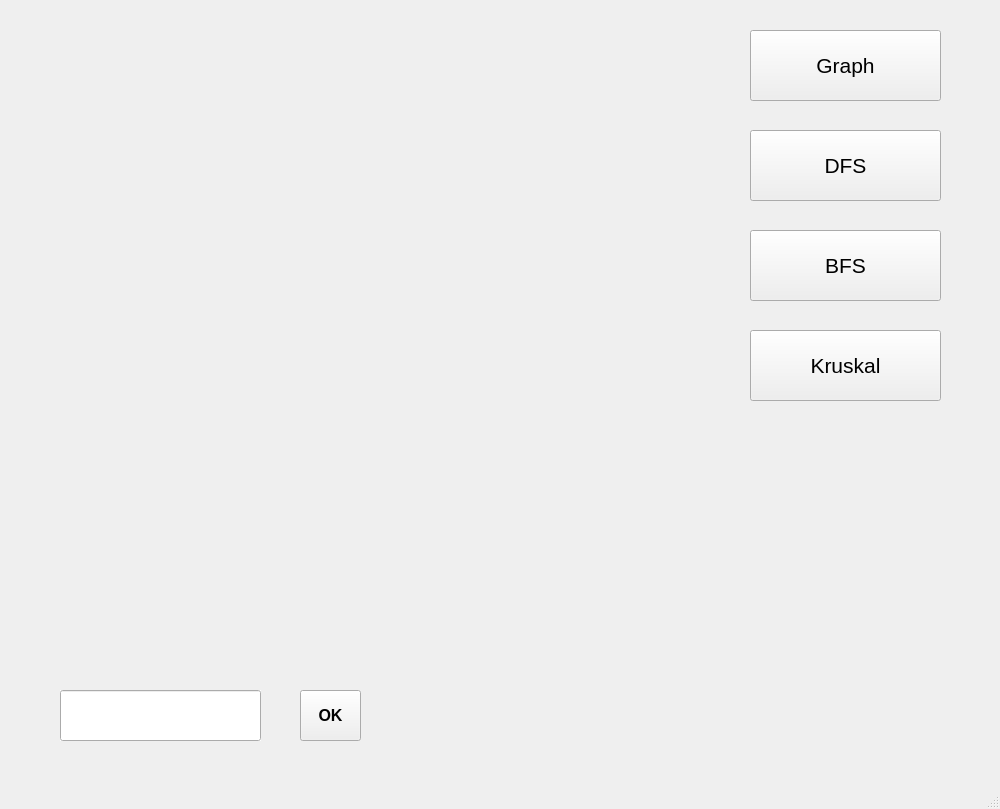
<?xml version="1.0" encoding="UTF-8"?>
<ui version="4.0">
 <class>MainWindow</class>
 <widget class="QMainWindow" name="MainWindow">
  <property name="geometry">
   <rect>
    <x>0</x>
    <y>0</y>
    <width>1000</width>
    <height>809</height>
   </rect>
  </property>
  <property name="windowTitle">
   <string>MainWindow</string>
  </property>
  <widget class="QWidget" name="centralwidget">
   <widget class="QPushButton" name="pushButton_kruskal">
    <property name="geometry">
     <rect>
      <x>750</x>
      <y>330</y>
      <width>191</width>
      <height>71</height>
     </rect>
    </property>
    <property name="font">
     <font>
      <family>Segoe UI Symbol</family>
      <pointsize>16</pointsize>
     </font>
    </property>
    <property name="cursor">
     <cursorShape>PointingHandCursor</cursorShape>
    </property>
    <property name="text">
     <string>Kruskal</string>
    </property>
   </widget>
   <widget class="QPushButton" name="pushButton_graph">
    <property name="geometry">
     <rect>
      <x>750</x>
      <y>30</y>
      <width>191</width>
      <height>71</height>
     </rect>
    </property>
    <property name="font">
     <font>
      <family>Segoe UI Symbol</family>
      <pointsize>16</pointsize>
     </font>
    </property>
    <property name="cursor">
     <cursorShape>PointingHandCursor</cursorShape>
    </property>
    <property name="text">
     <string>Graph</string>
    </property>
   </widget>
   <widget class="QPushButton" name="pushButton_bfs">
    <property name="geometry">
     <rect>
      <x>750</x>
      <y>230</y>
      <width>191</width>
      <height>71</height>
     </rect>
    </property>
    <property name="font">
     <font>
      <family>Segoe UI Symbol</family>
      <pointsize>16</pointsize>
     </font>
    </property>
    <property name="cursor">
     <cursorShape>PointingHandCursor</cursorShape>
    </property>
    <property name="text">
     <string>BFS</string>
    </property>
   </widget>
   <widget class="QPushButton" name="pushButton_dfs">
    <property name="geometry">
     <rect>
      <x>750</x>
      <y>130</y>
      <width>191</width>
      <height>71</height>
     </rect>
    </property>
    <property name="font">
     <font>
      <family>Segoe UI Symbol</family>
      <pointsize>16</pointsize>
     </font>
    </property>
    <property name="cursor">
     <cursorShape>PointingHandCursor</cursorShape>
    </property>
    <property name="text">
     <string>DFS</string>
    </property>
   </widget>
   <widget class="QLabel" name="label_put">
    <property name="geometry">
     <rect>
      <x>60</x>
      <y>600</y>
      <width>271</width>
      <height>51</height>
     </rect>
    </property>
    <property name="font">
     <font>
      <family>Segoe UI Semibold</family>
      <pointsize>16</pointsize>
      <weight>75</weight>
      <italic>true</italic>
      <bold>true</bold>
     </font>
    </property>
    <property name="text">
     <string/>
    </property>
   </widget>
   <widget class="QLabel" name="label_tree">
    <property name="geometry">
     <rect>
      <x>720</x>
      <y>570</y>
      <width>251</width>
      <height>171</height>
     </rect>
    </property>
    <property name="font">
     <font>
      <family>Segoe UI Semibold</family>
      <pointsize>14</pointsize>
      <weight>75</weight>
      <italic>false</italic>
      <bold>true</bold>
     </font>
    </property>
    <property name="text">
     <string/>
    </property>
   </widget>
   <widget class="QLineEdit" name="lineEdit">
    <property name="geometry">
     <rect>
      <x>60</x>
      <y>690</y>
      <width>201</width>
      <height>51</height>
     </rect>
    </property>
    <property name="font">
     <font>
      <family>Segoe UI Semibold</family>
      <pointsize>16</pointsize>
      <weight>75</weight>
      <italic>true</italic>
      <bold>true</bold>
     </font>
    </property>
    <property name="layoutDirection">
     <enum>Qt::LeftToRight</enum>
    </property>
    <property name="autoFillBackground">
     <bool>true</bool>
    </property>
    <property name="alignment">
     <set>Qt::AlignCenter</set>
    </property>
   </widget>
   <widget class="QPushButton" name="pushButton">
    <property name="geometry">
     <rect>
      <x>300</x>
      <y>690</y>
      <width>61</width>
      <height>51</height>
     </rect>
    </property>
    <property name="font">
     <font>
      <pointsize>12</pointsize>
      <weight>75</weight>
      <bold>true</bold>
     </font>
    </property>
    <property name="text">
     <string>OK</string>
    </property>
   </widget>
   <widget class="QLabel" name="label_weight">
    <property name="geometry">
     <rect>
      <x>480</x>
      <y>610</y>
      <width>201</width>
      <height>61</height>
     </rect>
    </property>
    <property name="font">
     <font>
      <family>Segoe UI Semibold</family>
      <pointsize>14</pointsize>
      <weight>75</weight>
      <italic>false</italic>
      <bold>true</bold>
     </font>
    </property>
    <property name="text">
     <string/>
    </property>
   </widget>
   <widget class="QWidget" name="verticalLayoutWidget">
    <property name="geometry">
     <rect>
      <x>30</x>
      <y>20</y>
      <width>661</width>
      <height>531</height>
     </rect>
    </property>
    <layout class="QVBoxLayout" name="verticalLayout"/>
   </widget>
  </widget>
  <widget class="QMenuBar" name="menubar">
   <property name="geometry">
    <rect>
     <x>0</x>
     <y>0</y>
     <width>1000</width>
     <height>21</height>
    </rect>
   </property>
  </widget>
  <widget class="QStatusBar" name="statusbar"/>
 </widget>
 <resources/>
 <connections/>
</ui>
